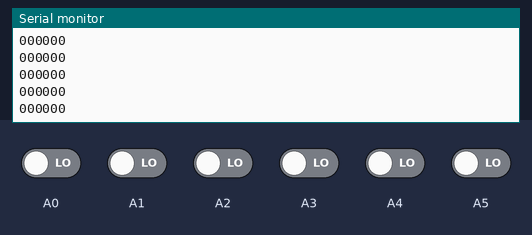
Bench run of a sketch on a simulated Arduino Uno, built with avr-gcc and run on an emulated ATmega328P. On the bench: the last lines printed to the serial monitor. The inputs (shaded band) are chosen by the test bench; at power-on: A0–5 LOW.

Above: at 1.2 s.
1.3 s: A0 driven HIGH
At 1.8 s:
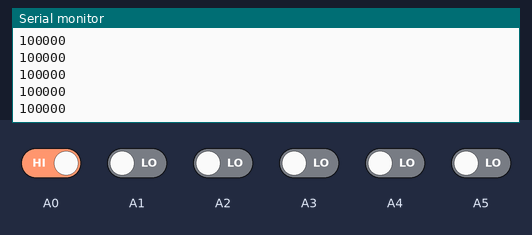
2.8 s: A1 driven HIGH
At 3.6 s:
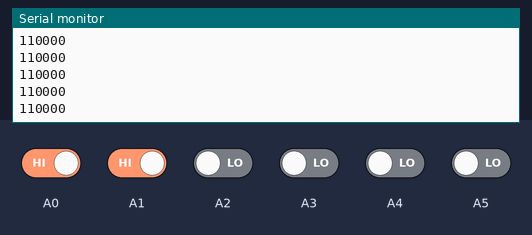
4.3 s: A2 driven HIGH
At 4.9 s:
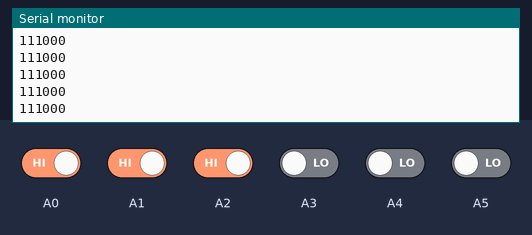
5.8 s: A3 driven HIGH
At 6.3 s:
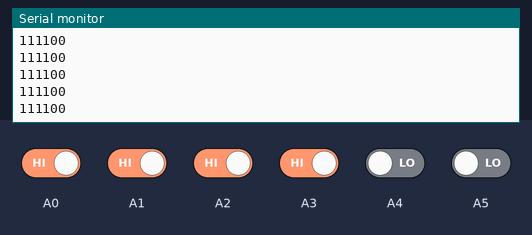
7.3 s: A4 driven HIGH
At 8.3 s:
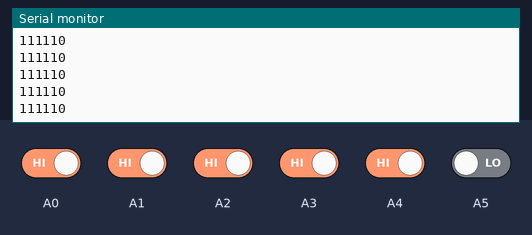
8.8 s: A5 driven HIGH
At 9.4 s:
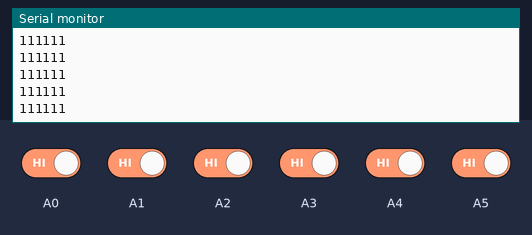
Timing chart, 0 to 11.3 s (numbered marks = the images above; inputs shaded):
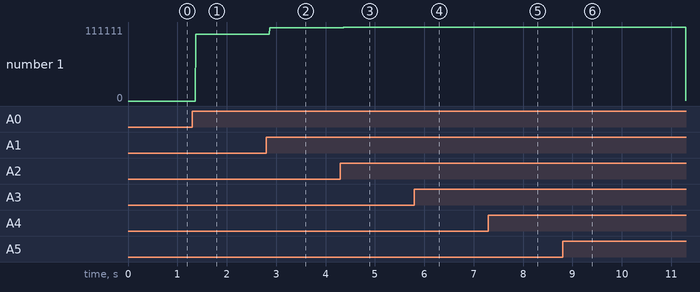

The sketch:

_2peak.ino
```cpp
void setup ()
{
  Serial.begin(9600);
  pinMode(A0, INPUT);
  pinMode(A1, INPUT);
  pinMode(A2, INPUT);
  pinMode(A3, INPUT);
  pinMode(A4, INPUT);
  pinMode(A5, INPUT);
}
void loop () {
  int a0Vle = digitalRead(A0);
  int a1Vle = digitalRead(A1);
  int a2Vle = digitalRead(A2);
  int a3Vle = digitalRead(A3);
  int a4Vle = digitalRead(A4);
  int a5Vle = digitalRead(A5);


  Serial.print(a0Vle);
  Serial.print(a1Vle);
  Serial.print(a2Vle);
  Serial.print(a3Vle);
  Serial.print(a4Vle);
  Serial.println(a5Vle);
}
```

Measured:
- after the input at 1.3 s, the serial monitor: prints a new line after 0.07 s (image 1)
- after the input at 2.8 s, the serial monitor: prints a new line after 0.07 s (image 2)
- after the input at 4.3 s, the serial monitor: prints a new line after 0.07 s (image 3)
- after the input at 5.8 s, the serial monitor: prints a new line after 0.07 s (image 4)
- after the input at 7.3 s, the serial monitor: prints a new line after 0.07 s (image 5)
- after the input at 8.8 s, the serial monitor: prints a new line after 0.07 s (image 6)
- plotted number 1: 0 → 100000 after the input at 1.3 s, 100000 → 110000 after the input at 2.8 s, 110000 → 111000 after the input at 4.3 s, 111000 → 111100 after the input at 5.8 s, 111100 → 111110 after the input at 7.3 s
